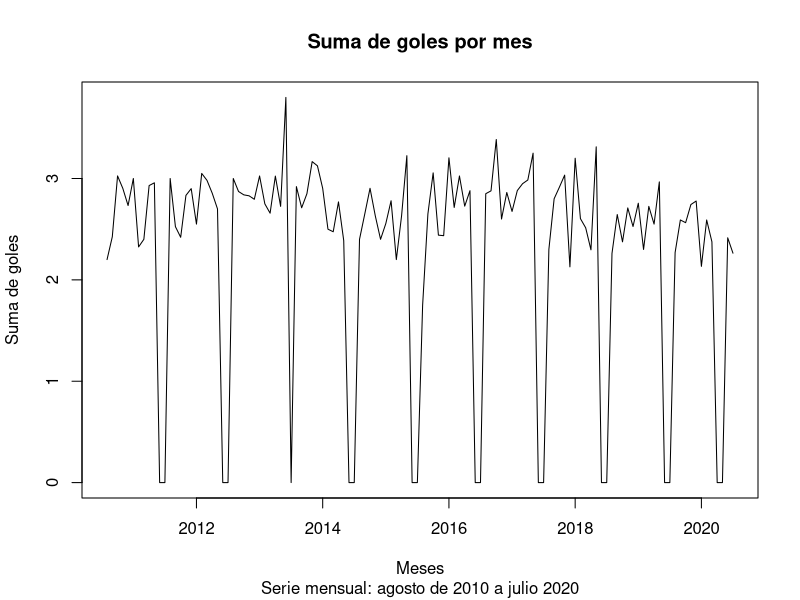

Write the R code that produced this figure.
# Sesión 6: Series de tiempo

# Postwork

# Desarrollo:

# Importa el conjunto de datos match.data.csv a R y realiza lo siguiente:

#   Agrega una nueva columna sumagoles que contenga la suma de goles 
#   por partido.

#   Obtén el promedio por mes de la suma de goles.

#   Crea la serie de tiempo del promedio por mes de la suma de goles 
#   hasta diciembre de 2019.

#   Grafica la serie de tiempo.

# Primero se llama a la librería dplyr, la cual permite tomar a 
# un dataframe y editar sus campos. 

library(dplyr)

# Se procede leyendo los datos del archivo match.data.csv que contiene la
# información de los partidos de la liga española desde el 2010 hasta el 
# 2020.

data <- read.csv("match.data.csv")

# Por medio del comando mutate, de la librería dplyr, se agrega el campo
# sua goles que representa los goles anotados por cada partido.

new_data <- mutate(data, sumagoles = home.score + away.score)

head(new_data)

# De forma similar se cambia el nombre del campo date, que contiene la 
# fecha del partido y se cambia su tipo de dato a POSIXlt para poder
# agrupar los partidos por mes.

fdat <- rename(new_data, Fecha = date)

fdat <- mutate(fdat, Fecha = as.POSIXlt(Fecha, "%Y-%m-%d"))

# Se crea un nuevo dataframe con la fecha del partido y la suma de goles
# anotados.

lg <- select(fdat, Fecha, sumagoles)

# Finalmente, se divide a este dataframe por los meses de cada año y se 
# calcula el promedio de la suma de goles por mes.  

tsg <- rbind(mean(lg[lg$Fecha$year=="110" & lg$Fecha$mon==7,2]),
             mean(lg[lg$Fecha$year=="110" & lg$Fecha$mon==8,2]),
             mean(lg[lg$Fecha$year=="110" & lg$Fecha$mon==9,2]),
             mean(lg[lg$Fecha$year=="110" & lg$Fecha$mon==10,2]),
             mean(lg[lg$Fecha$year=="110" & lg$Fecha$mon==11,2]))

for (i in 1:10) {
    
    for (j in 0:11) {
        
        if(i>=1 & i<=9){
            
            y <- paste("11",as.character(i),sep="")
            tsg <- rbind(tsg, mean(lg[lg$Fecha$year==y & lg$Fecha$mon==j,2]))
            
        }else if(i==10 & j<7){
            
            tsg <- rbind(tsg, mean(lg[lg$Fecha$year=="120" & lg$Fecha$mon==j,2]))
            
        }
        
    }
    
}

# Como hay meses en los que no se jugó ningún partido, el promedio 
# que devuelven es NA, por lo que se cambian estos valores por 0.

pm <- replace(tsg, is.na(tsg), 0)

# Ya con el vector de promedios por mes, se crea a la serie de tiempo por
# medio del comando ts(), especificando su inicio y término.

gm <- ts(pm, start=c(2010,8), end=c(2020, 7), fr=12)

# Como último paso se grafica la serie de tiempo obtenida.

plot(gm, xlab = "Meses", ylab = "Suma de goles", main = "Suma de goles por mes",
     sub = "Serie mensual: agosto de 2010 a julio 2020")
